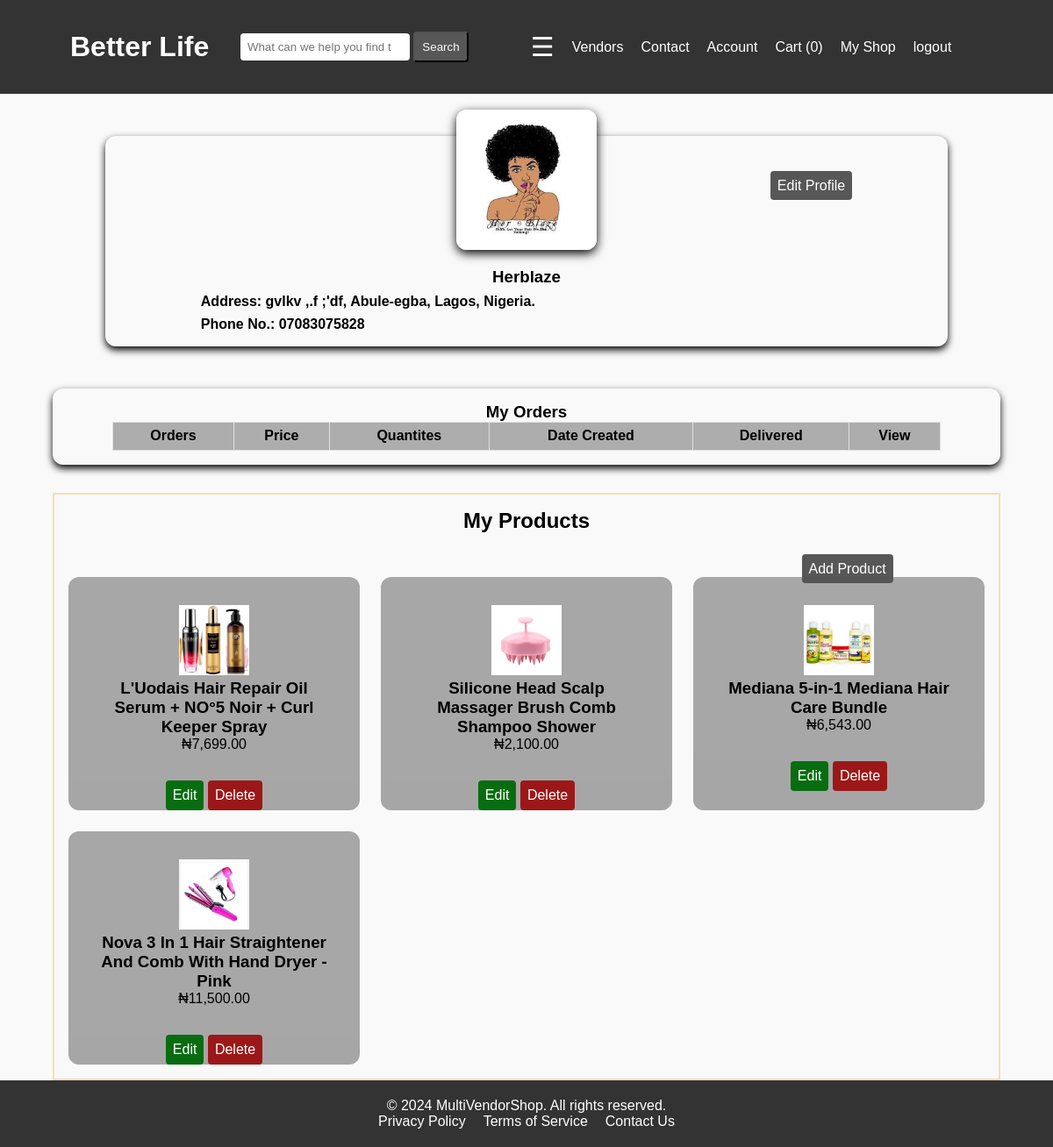
The app's page /vendor/ (signed in) with its own data.
### account/models.py (models this page shows)
class CustomUser(AbstractUser):
    email = models.EmailField(unique=True)
    is_vendor = models.BooleanField(default=False)

### dashboard/models.py (models this page shows, shortened)
class Vendor(models.Model):
    user = models.OneToOneField("account.CustomUser", on_delete=models.CASCADE, related_name="profile")
    logo = models.ImageField(upload_to="profile picture", height_field=None, width_field=None, max_length=None)
    vendor_name = models.CharField(max_length=100, unique=True)
    number = models.CharField(max_length=50)
    street = models.CharField(max_length=50)
    city = models.CharField(max_length=50)
    state = models.CharField(max_length=15)
    country = models.CharField(max_length=20)

class Product(models.Model):
    user = models.ForeignKey(CustomUser, on_delete=models.CASCADE, related_name="product", null=True)
    category = models.ForeignKey(Category, on_delete=models.CASCADE, related_name="product")
    name = models.CharField( max_length=100)
    slug = models.SlugField(unique=True, editable=False)
    price = models.IntegerField()
    in_store = models.IntegerField()
    description = models.TextField()
    date_created = models.DateTimeField(auto_now=True, auto_now_add=False)
    last_modified = models.DateTimeField(auto_now=False, auto_now_add=True)
    ...

class ProductImage(models.Model):
    product = models.ForeignKey(Product, on_delete=models.CASCADE, related_name="image")
    image = models.ImageField(upload_to="product image", height_field=None, width_field=None, max_length=None)

### vendor/views.py (the view)
# urls.py: path("", views.VendorDashboardView.as_view(), name="vendor_dashboard"),
class VendorDashboardView(LoginRequiredMixin, View):
    login_url = "/account/login"
    def get(self, request):
        if request.user.is_vendor:
            products = request.user.product.all()
            order_item = OrderItem.objects.all()
            vendor_orders = [order for order in order_item if order.product.user==request.user]
            context ={
                "products":products,
                "vendor_orders":vendor_orders
            }
            return render(request, "vendor/vendor_dasbord.html", context)
        else:
            return redirect(reverse("dashboard"))

### cart/cart.py (called while the page is built)
    def __len__(self):
        return sum(int(item["quantity"] )for item in self.cart.values())

### store/context_processors.py (called while the page is built)
def recently_viewed(request):
    return {"recently_viewed":RecentlyViewed(request)}

### store/templatetags/menu.py (called while the page is built)
@register.inclusion_tag("menu_items.html")
def menu_items():
    categories = Category.objects.all().order_by("category").values()
    return { "categories":categories }

@register.simple_tag(takes_context=True)
def cart_number(context):
    request = context.get("request")
    cart = Cart(request)
    return len(cart)

### vendor/templates/vendor/vendor_dasbord.html (shortened to what this page needs)
{% extends "base.html" %}
{% load static %}
{% block styles %}<link rel="stylesheet" href="{% static "vendor/vendor_dashboard.css" %}">{% endblock styles %}
{% block contents %}
<section class="vendor-details">
    <div class="edit-profile"><a href="{% url "edit_vendor_profile" %}">Edit Profile</a></div>
    <div class="vendor-image">
        <img src="{{request.user.profile.logo.url}}" alt="vendor logo">
    </div>
    <h3> {{request.user.profile.vendor_name}}</h3>
    <div class="vendor-contact">
        <h4>Address: {{request.user.profile.street}}, {{request.user.profile.city}}, {{request.user.profile.state}},
            {{request.user.profile.country}}.</h4>
        <h4>Phone No.: {{request.user.profile.number}}</h4>
    </div>
</section>
<section class="orders">
    <h3>My Orders</h3>
    <div class="details-table">
        <table>
            <tr>
                <th>Orders</th>
                <th>Price</th>
                <th>Quantites</th>
                <th>Date Created</th>
                <th>Delivered</th>
                <th>View</th>
            </tr>
        </table>
    </div>
</section>
<section class="catalogue">
    <h2>My Products</h2>
    <div class="my-products">
        <div class="add-product">
            <a href="{% url "add_product" %}">Add Product</a>
        </div>
        <ul>
        {% for product in products %}
            <li>
                <a href="{% url "product_detail" product.slug %}">
                    <img src="{{product.image.all.0.image.url}}" alt="{{product.name}}">
                    <h3>{{product.name}}</h3>
                    <p>₦{{product.price|floatformat:"2g"}}</p>
                </a>
                <div class="edit-product">
                    <a href="{% url "edit_product" product.slug %}" class="edit">Edit</a>
                    <a href="{% url "delete_product" product.slug %}" class="delete">Delete</a>
                </div>
            </li>
            {% endfor %}
        </ul>
    </div>
</section>
{% endblock contents %}

### static/css/style.css (style rules this page uses)
* { margin: 0; padding: 0; box-sizing: border-box; }
body { font-family: Arial, sans-serif; background-color: #f9f9f9; }

### records on screen
CustomUser: user.profile.logo (picture), user.profile.vendor_name "Herblaze", user.profile.street "gvlkv ,.f ;'df", user.profile.city "Abule-egba", user.profile.state "Lagos", user.profile.country "Nigeria", user.profile.number "07083075828"
Product: image.all.0.image (picture), name "L'Uodais Hair Repair Oil Serum + NO°5 Noir + Curl Keeper Spray", price "7,699.00"
Product: image.all.0.image (picture), name "Silicone Head Scalp Massager Brush Comb Shampoo Shower", price "2,100.00"
Product: image.all.0.image (picture), name "Mediana 5-in-1 Mediana Hair Care Bundle", price "6,543.00"
Product: image.all.0.image (picture), name "Nova 3 In 1 Hair Straightener And Comb With Hand Dryer - Pink", price "11,500.00"
